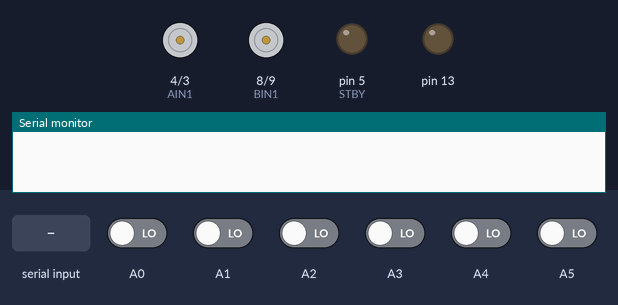
A sketch run on a simulated Arduino Nano, built with avr-gcc and run on an emulated ATmega328P. On the bench: motor-driver pin pairs drawn as motors (green arrow = first pin HIGH = forward, orange = second pin HIGH = backward, longer = more drive, scaled by the enable pin, stopped while the standby pin is LOW), output pins drawn as LEDs (lit = HIGH), the last lines printed to the serial monitor. The test bench sets the inputs (shaded band); at power-on: A0–5 LOW.

Above: at 11.2 s.
11.3 s: "On" received over the second serial link
At 13.5 s:
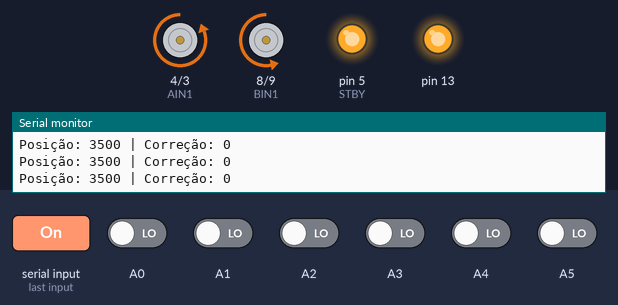
13.8 s: A0 driven HIGH
At 15.0 s:
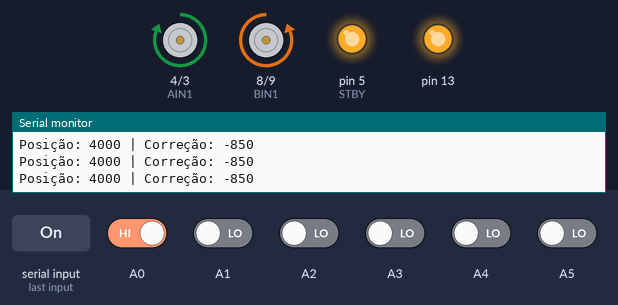
15.3 s: A5 driven HIGH
At 15.7 s:
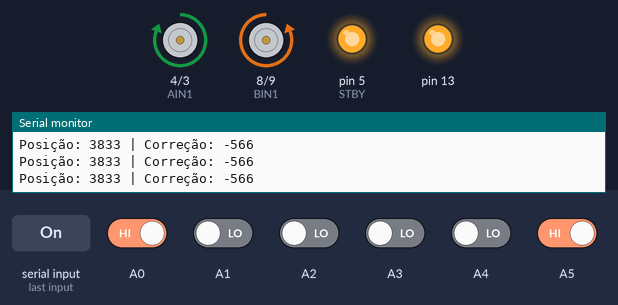
16.8 s: "Off" received over the second serial link
At 18.9 s:
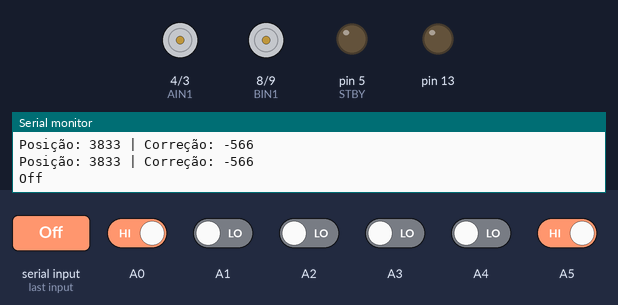
Timing chart, 0 to 20.4 s (numbered marks = the images above; inputs shaded):
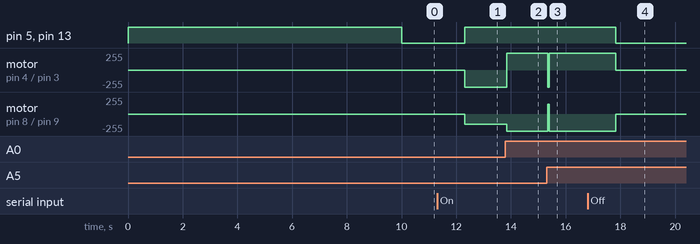

The sketch:

TestePDI4.ino
```cpp
#include <QTRSensors.h>
#include <SoftwareSerial.h>

// Pinos para o módulo Bluetooth
SoftwareSerial BTSerial(6, 7); // RX, TX

// Pinos para os motores
#define AIN1 4
#define AIN2 3
#define PWMA 2

#define STBY 5

#define BIN1 8
#define BIN2 9
#define PWMB 11

QTRSensors qtr;
const uint8_t SensorCount = 8;
uint16_t sensorValues[SensorCount];

int lastError = 0;
bool isRunning = false; // Variável para armazenar o estado do robô
int baseSpeed = 150; // Velocidade base para os motores

float Kp = 1.7;
float Kd = 7.5;
float Ki = 0.0;
int integral = 0;
int setpoint = 3500; // Ponto central ideal para 8 sensores

void setup() {
  pinMode(13, OUTPUT);
  Serial.begin(9600);
  BTSerial.begin(9600);

  // Configuração dos pinos do driver de motor
  pinMode(AIN1, OUTPUT);
  pinMode(AIN2, OUTPUT);
  pinMode(PWMA, OUTPUT);

  pinMode(BIN1, OUTPUT);
  pinMode(BIN2, OUTPUT);
  pinMode(PWMB, OUTPUT);

  pinMode(STBY, OUTPUT);
  digitalWrite(STBY, HIGH); // Ativa o driver de motor

  // Configurar os sensores QTR
  qtr.setTypeRC();
  qtr.setSensorPins((const uint8_t[]){A0, A1, A2, A3, A4, A5, A6, A7}, SensorCount);
  qtr.setEmitterPin(7);

  // Iniciar calibração
  digitalWrite(13, HIGH);
  for (uint16_t i = 0; i < 400; i++) {
    qtr.calibrate();
  }
  digitalWrite(13, LOW);
}

void loop() {
  // Lê os dados recebidos do módulo Bluetooth
  if (BTSerial.available()) {
    String bluetoothData = BTSerial.readString();
    Serial.println(bluetoothData);

    if (bluetoothData.indexOf("On") >= 0) {
      isRunning = true;
      digitalWrite(13, HIGH);
    } else if (bluetoothData.indexOf("Off") >= 0) {
      isRunning = false;
      digitalWrite(13, LOW);
      stop();
    }
  }

  if (isRunning) {
    uint16_t position = qtr.readLineWhite(sensorValues);
    int error = setpoint - position;
    integral += error;
    int derivative = error - lastError;
    int correction = Kp * error + Ki * integral + Kd * derivative;
    lastError = error;

    int motorEsq = baseSpeed + correction;
    int motorDir = baseSpeed - correction;

    runMotor(0, constrain(motorEsq, 128, 255), motorEsq > 0 ? 0 : 1);
    runMotor(1, constrain(motorDir, 128, 255), motorDir > 0 ? 0 : 1);

    Serial.print("Posição: ");
    Serial.print(position);
    Serial.print(" | Correção: ");
    Serial.println(correction);
  } else {
    stop();
  }

  delay(50); // Pequeno atraso para estabilidade
}

void runMotor(int motor, int spd, int dir) {
  digitalWrite(STBY, HIGH); // Ligar motor

  bool dirPin1 = LOW;
  bool dirPin2 = HIGH;

  if (dir == 1) {
    dirPin1 = HIGH;
    dirPin2 = LOW;
  }

  if (motor == 0) { // Motor A
    digitalWrite(AIN1, dirPin1);
    digitalWrite(AIN2, dirPin2);
    analogWrite(PWMA, spd); // Usar a velocidade diretamente (0-255)
  } else { // Motor B
    digitalWrite(BIN1, dirPin1);
    digitalWrite(BIN2, dirPin2);
    analogWrite(PWMB, spd); // Usar a velocidade diretamente (0-255)
  }
}

void stop() {
  digitalWrite(STBY, LOW);
}
```

Measured:
- after the input at 11.3 s, pin 5 (STBY), pin 13: LOW → HIGH after 1.0 s; motor on pin 4 (AIN1) / pin 3 (AIN2): stopped → backward 255/255 after 1.0 s; motor on pin 8 (BIN1) / pin 9 (BIN2): stopped → backward 150/255 after 1.0 s
- after the input at 13.8 s, motor on pin 4 (AIN1) / pin 3 (AIN2): backward 255/255 → forward 255/255 after 0.05 s; motor on pin 8 (BIN1) / pin 9 (BIN2): backward 150/255 → backward 255/255 after 0.05 s
- after the input at 15.3 s, motor on pin 4 (AIN1) / pin 3 (AIN2): forward 255/255 → backward 255/255 after 0.05 s, → forward 255/255 0.05 s later; motor on pin 8 (BIN1) / pin 9 (BIN2): backward 255/255 → forward 150/255 after 0.05 s, → backward 255/255 0.05 s later
- after the input at 16.8 s, pin 5 (STBY), pin 13: HIGH → LOW after 1.0 s; motor on pin 4 (AIN1) / pin 3 (AIN2): forward 255/255 → stopped after 1.0 s; motor on pin 8 (BIN1) / pin 9 (BIN2): backward 255/255 → stopped after 1.0 s
